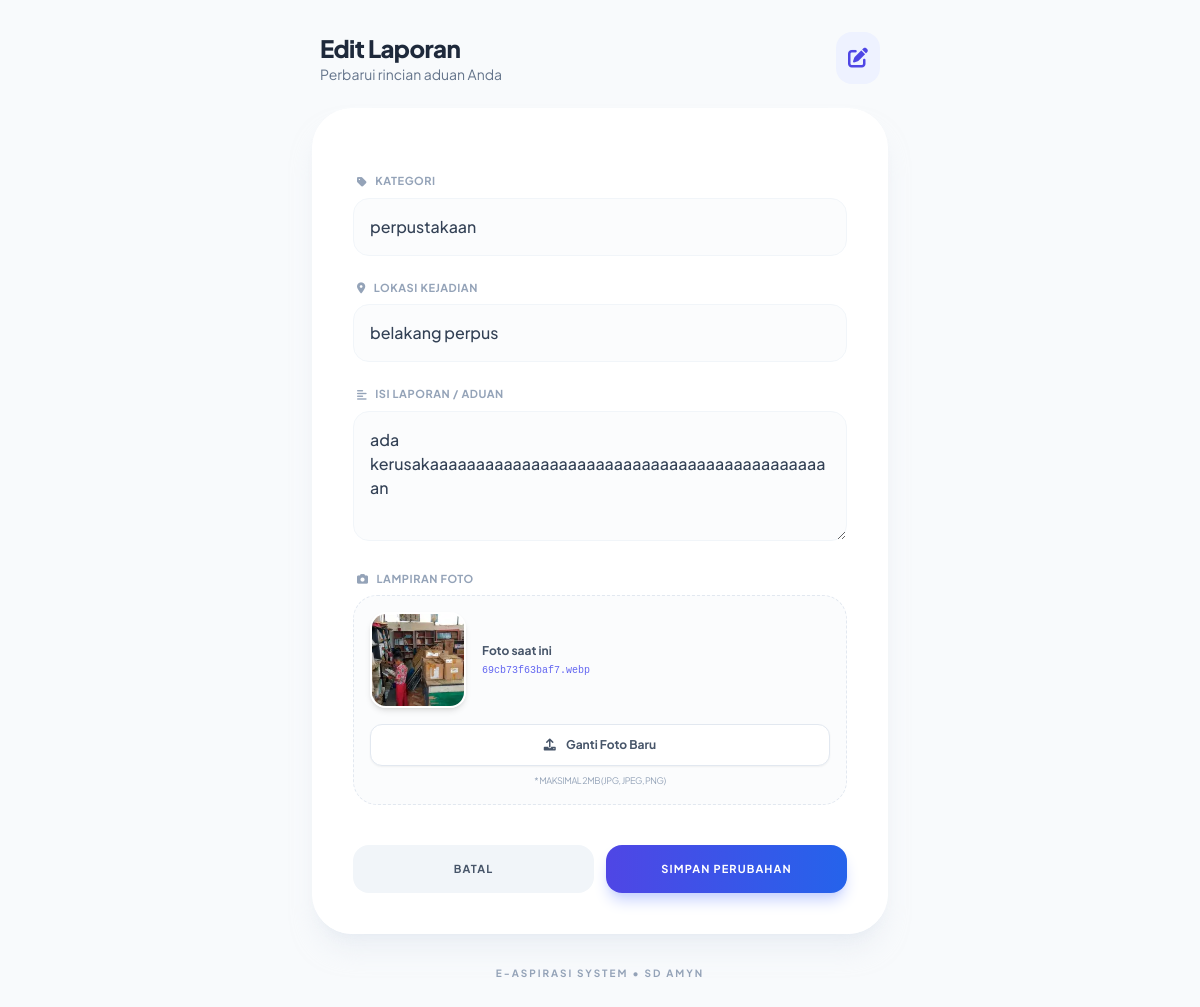
/ukk_pengaduan/edit_aspirasi.php?id=15 (signed in), run on the app's committed database.
### tables this page shows
CREATE TABLE `aspirasi` (
  `id_aspirasi` int NOT NULL,
  `nis` char(10) NOT NULL,
  `id_kategori` int NOT NULL,
  `lokasi` varchar(50) NOT NULL,
  `keterangan` text NOT NULL,
  `foto` varchar(255) DEFAULT NULL,
  `tanggal` date NOT NULL,
  `status` enum('Menunggu','Proses','Selesai') NOT NULL DEFAULT 'Menunggu',
  `feedback` text
);

CREATE TABLE `kategori` (
  `id_kategori` int NOT NULL,
  `nama_kategori` varchar(50) NOT NULL
);

### ukk_pengaduan/functions.php (called while the page is built, shortened)
<?php
$conn = mysqli_connect("localhost", "root", "", "db_pengaduan_sekolah");
function query($query) {
    global $conn;
    $result = mysqli_query($conn, $query);
    $rows = [];
    while( $row = mysqli_fetch_assoc($result) ) {
        $rows[] = $row;
    }
    return $rows;
}
?>

### ukk_pengaduan/edit_aspirasi.php (the view, shortened to what this page needs)
<?php
require 'functions.php';
$id = $_GET["id"];
$nis = $_SESSION['id'];
$data = query("SELECT * FROM aspirasi WHERE id_aspirasi = '$id' AND nis = '$nis'")[0];
$kategori = query("SELECT * FROM kategori");
?>
<!DOCTYPE html>
<html lang="id">
<head>
    <script src="https://cdn.tailwindcss.com"></script>
    <link href="https://cdnjs.cloudflare.com/ajax/libs/font-awesome/6.0.0/css/all.min.css" rel="stylesheet">
</head>
<body class="bg-[#f8fafc] min-h-screen flex items-center justify-center p-4 md:p-8">
    <div class="w-full max-w-xl">
        <div class="mb-6 flex items-center justify-between px-2">
            <div>
                <h2 class="text-2xl font-extrabold text-slate-800 tracking-tight">Edit Laporan</h2>
                <p class="text-sm text-slate-500">Perbarui rincian aduan Anda</p>
            </div>
            <div class="bg-indigo-50 text-indigo-600 p-3 rounded-2xl">
                <i class="fas fa-edit text-xl"></i>
            </div>
        </div>
        <div class="glass-card rounded-[2.5rem] shadow-xl shadow-slate-200/50 p-6 md:p-10 border border-white">
            <form action="" method="post" enctype="multipart/form-data" class="space-y-6">
                <div class="space-y-2">
                    <label class="flex items-center text-[11px] font-bold text-slate-400 uppercase tracking-wider ml-1">
                        <i class="fas fa-tag mr-2"></i> Kategori
                    </label>
                    <select name="id_kategori" class="w-full p-4 bg-slate-50/50 border border-slate-100 rounded-2xl outline-none focus:ring-4 focus:ring-indigo-500/10 focus:border-indigo-500 transition-all appearance-none cursor-pointer text-slate-700 font-medium">
                        <?php foreach($kategori as $k) : ?>
                            <option value="<?= $k['id_kategori']; ?>" <?= ($k['id_kategori'] == $data['id_kategori']) ? 'selected' : ''; ?>>
                                <?= $k['nama_kategori']; ?>
                            </option>
                        <?php endforeach; ?>
                    </select>
                </div>
                <div class="space-y-2">
                    <label class="flex items-center text-[11px] font-bold text-slate-400 uppercase tracking-wider ml-1">
                        <i class="fas fa-map-marker-alt mr-2"></i> Lokasi Kejadian
                    </label>
                    <input type="text" name="lokasi" value="<?= $data['lokasi']; ?>" required
                        placeholder="Misal: Kantin atau Kelas 5A"
                        class="w-full p-4 bg-slate-50/50 border border-slate-100 rounded-2xl outline-none focus:ring-4 focus:ring-indigo-500/10 focus:border-indigo-500 transition-all text-slate-700 font-medium placeholder:text-slate-400">
                </div>
                <div class="space-y-2">
                    <label class="flex items-center text-[11px] font-bold text-slate-400 uppercase tracking-wider ml-1">
                        <i class="fas fa-align-left mr-2"></i> Isi Laporan / Aduan
                    </label>
                    <textarea name="isi_laporan" rows="4" required
                        class="w-full p-4 bg-slate-50/50 border border-slate-100 rounded-2xl outline-none focus:ring-4 focus:ring-indigo-500/10 focus:border-indigo-500 transition-all text-slate-700 font-medium placeholder:text-slate-400"><?= $data['keterangan']; ?></textarea>
                </div>
                <div class="space-y-2">
                    <label class="flex items-center text-[11px] font-bold text-slate-400 uppercase tracking-wider ml-1">
                        <i class="fas fa-camera mr-2"></i> Lampiran Foto
                    </label>
                    <div class="p-4 bg-slate-50/50 border border-dashed border-slate-200 rounded-3xl">
                        <div class="flex flex-col sm:flex-row items-center gap-4">
                            <?php if($data['foto']) : ?>
                                <div class="relative group">
                                    <img src="img/<?= $data['foto']; ?>" class="w-24 h-24 object-cover rounded-2xl border-2 border-white shadow-md">
                                </div>
                                <div class="flex-1 text-center sm:text-left">
                                    <p class="text-xs font-bold text-slate-600 mb-1">Foto saat ini</p>
                                    <p class="text-[10px] text-indigo-500 font-mono truncate max-w-[150px] mx-auto sm:mx-0"><?= $data['foto']; ?></p>
                                </div>
                            <?php endif; ?>
                        </div>
                        <div class="mt-4">
                            <label for="foto" class="block w-full text-center py-3 bg-white border border-slate-200 rounded-xl text-xs font-bold text-slate-600 cursor-pointer hover:bg-slate-50 transition-all shadow-sm">
                                <i class="fas fa-upload mr-2"></i> Ganti Foto Baru
                            </label>
                            <p class="text-center text-[9px] text-slate-400 mt-2 uppercase tracking-tighter">* Maksimal 2MB (JPG, JPEG, PNG)</p>
                        </div>
                    </div>
                </div>
                <div class="flex flex-col sm:flex-row gap-3 pt-4">
                    <a href="siswa.php" class="order-2 sm:order-1 flex-1 text-center bg-slate-100 text-slate-600 font-bold py-4 rounded-2xl hover:bg-slate-200 transition-all uppercase tracking-widest text-[11px]">
                        Batal
                    </a>
                    <button type="submit" name="update" class="order-1 sm:order-2 flex-1 bg-gradient-to-r from-indigo-600 to-blue-600 text-white font-bold py-4 rounded-2xl hover:opacity-90 transition-all shadow-lg shadow-indigo-200 uppercase tracking-widest text-[11px]">
                        Simpan Perubahan
                    </button>
                </div>
            </form>
        </div>
        <p class="text-center text-[10px] text-slate-400 mt-8 uppercase tracking-[0.2em] font-bold">E-Aspirasi System &bull; SD AMYN</p>
    </div>
</body>
</html>

### ukk_pengaduan/edit_aspirasi.php (style rules this page uses)
body { font-family: 'Plus Jakarta Sans', sans-serif; }
.glass-card { background: rgba(255, 255, 255, 0.9); backdrop-filter: blur(10px); border: 1px solid rgba(255, 255, 255, 0.5); }

### data on the page
aspirasi: id_kategori "perpustakaan", lokasi "belakang perpus", isi_laporan "ada kerusakaaaaaaaaaaaaaaaaaaaaaaaaaaaaaaaaaaaaaaaaaaaan", foto (picture), foto "69cb73f63baf7.webp"
